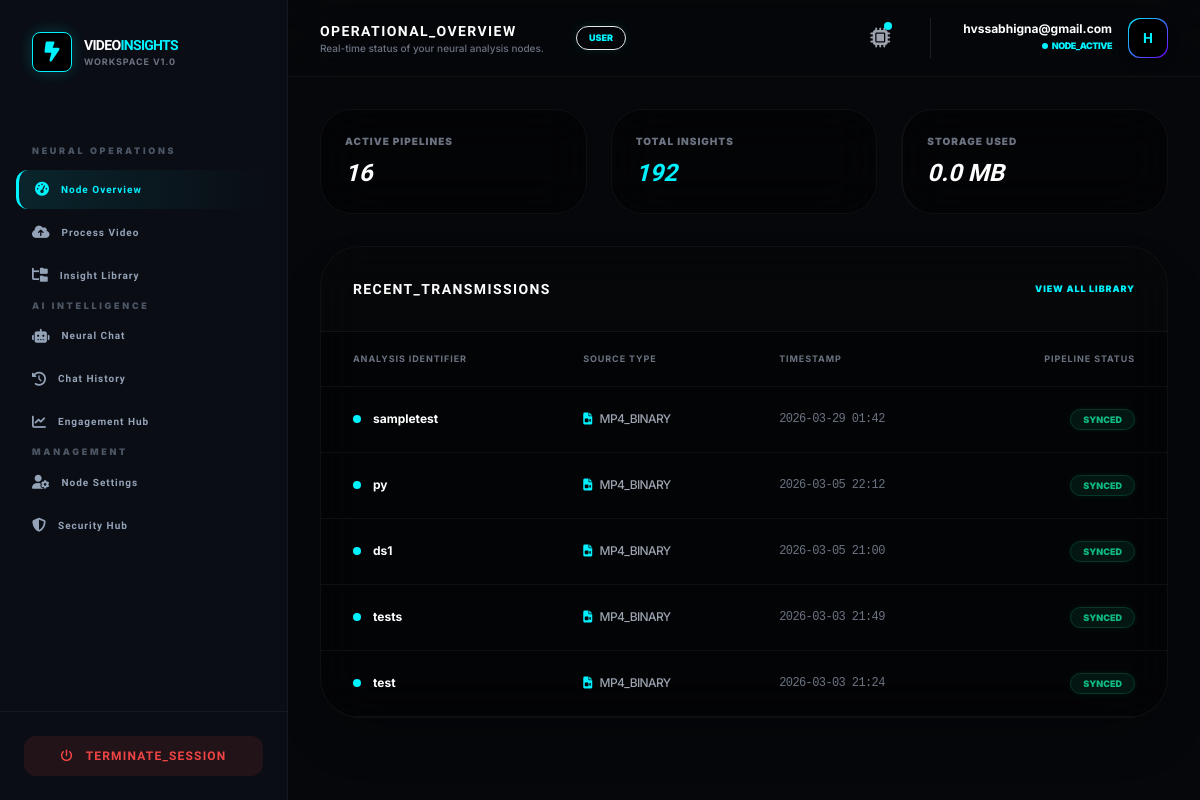
The page /portal/dashboard/ (signed in) on the database its author committed.
### accounts/models.py (models this page shows, shortened)
class User(AbstractUser):
    username = None
    email = models.EmailField(unique=True)
    ROLE_CHOICES = (
        ('admin', 'Admin'),
        ('user', 'User'),
    )
    role = models.CharField(max_length=10, choices=ROLE_CHOICES, default='user')
    is_verified = models.BooleanField(default=False)
    login_count = models.PositiveIntegerField(default=0)
    USERNAME_FIELD = 'email'
    REQUIRED_FIELDS = []
    objects = CustomUserManager()

### videos/models.py (models this page shows)
class VideoAnalysis(models.Model):
    user = models.ForeignKey(settings.AUTH_USER_MODEL, on_delete=models.CASCADE)
    title = models.CharField(max_length=255)
    video_file = models.FileField(upload_to='videos/', null=True, blank=True)
    youtube_url = models.URLField(null=True, blank=True)
    transcript = models.TextField(null=True, blank=True)
    summary = models.TextField(null=True, blank=True)
    keywords = models.JSONField(default=list)
    engagement_data = models.JSONField(default=list, null=True, blank=True)
    objects_detected = models.JSONField(default=list)
    key_moments = models.JSONField(default=list, blank=True)
    activity_type = models.CharField(max_length=100, default="General Analysis")
    human_presence_data = models.JSONField(default=dict, null=True, blank=True)
    face_detection_data = models.JSONField(default=dict, null=True, blank=True)
    activity_ml_data = models.JSONField(default=dict, null=True, blank=True)
    ml_processed = models.BooleanField(default=False)
    created_at = models.DateTimeField(auto_now_add=True)
    ai_processed = models.BooleanField(default=False)
    ai_failed = models.BooleanField(default=False)

### videos/views.py (the view)
# urls.py: path('dashboard/', views.user_dashboard, name='dashboard'),
@login_required
def user_dashboard(request):
    user_videos  = VideoAnalysis.objects.filter(user=request.user)
    recent_videos = user_videos.order_by('-created_at')[:5]
    total_bytes = 0
    for video in user_videos:
        if video.video_file:
            try:
                total_bytes += video.video_file.size
            except (ValueError, FileNotFoundError):
                continue
    storage_mb = round(total_bytes / (1024 * 1024), 2)
    stats = {
        'active_pipelines': user_videos.count(),
        'total_insights':   user_videos.count() * 12,
        'storage_used':     f"{storage_mb} MB"
    }
    return render(request, 'videos/dashboard.html', {
        'recent_videos': recent_videos,
        'stats': stats
    })

### templates/videos/dashboard.html (shortened to what this page needs)
{% extends "base2.html" %}
{% load i18n %}
{% block page_title %}OPERATIONAL_OVERVIEW{% endblock %}
{% block page_subtitle %}Real-time status of your neural analysis nodes.{% endblock %}
{% block content %}
<div class="space-y-8 animate-fade-in">
    <div class="grid grid-cols-1 md:grid-cols-3 gap-6">
        <div class="bg-black/40 border border-white/5 p-6 rounded-[2rem] backdrop-blur-xl group hover:border-[var(--accent-cyan)]/30 transition-all">
            <p class="text-[10px] font-black text-gray-500 uppercase tracking-widest mb-2">Active Pipelines</p>
            <h3 class="orbitron text-2xl font-black text-white italic">
                {{ stats.active_pipelines|stringformat:"02d" }}
            </h3>
        </div>
        <div class="bg-black/40 border border-white/5 p-6 rounded-[2rem] backdrop-blur-xl group hover:border-[var(--accent-cyan)]/30 transition-all">
            <p class="text-[10px] font-black text-gray-500 uppercase tracking-widest mb-2">Total Insights</p>
            <h3 class="orbitron text-2xl font-black text-[var(--accent-cyan)] italic">
                {{ stats.total_insights }}
            </h3>
        </div>
        <div class="bg-black/40 border border-white/5 p-6 rounded-[2rem] backdrop-blur-xl border-l-2 border-[var(--accent-purple)] group hover:border-[var(--accent-purple)]/50 transition-all">
            <p class="text-[10px] font-black text-gray-500 uppercase tracking-widest mb-2">Storage Used</p>
            <h3 class="orbitron text-2xl font-black text-white italic">
                {{ stats.storage_used }}
            </h3>
        </div>
    </div>
    <div class="bg-black/40 border border-white/5 rounded-[2.5rem] backdrop-blur-xl overflow-hidden shadow-2xl">
        <div class="p-8 border-b border-white/5 flex justify-between items-center bg-white/[0.01]">
            <h4 class="orbitron text-sm font-black text-white tracking-widest uppercase">Recent_Transmissions</h4>
            <a href="{% url 'video_list' %}" class="text-[9px] font-black text-[var(--accent-cyan)] uppercase tracking-widest hover:underline hover:shadow-[0_0_10px_var(--accent-cyan)] transition-all">View All Library</a>
        </div>
        <div class="overflow-x-auto">
            <table class="w-full text-left">
                <thead>
                    <tr class="text-[9px] font-black text-gray-500 uppercase tracking-widest border-b border-white/5">
                        <th class="px-8 py-5">Analysis Identifier</th>
                        <th class="px-8 py-5">Source Type</th>
                        <th class="px-8 py-5">Timestamp</th>
                        <th class="px-8 py-5 text-right">Pipeline Status</th>
                    </tr>
                </thead>
                <tbody class="text-xs">
                    {% for video in recent_videos %}
                    <tr class="border-b border-white/5 hover:bg-white/[0.03] transition-colors group">
                        <td class="px-8 py-6">
                            <div class="flex items-center gap-3">
                                <div class="w-2 h-2 rounded-full bg-[var(--accent-cyan)] animate-pulse"></div>
                                <a href="{% url 'video_insight_detail' video.pk %}" class="text-white font-bold group-hover:text-[var(--accent-cyan)] transition-colors">
                                    {{ video.title }}
                                </a>
                            </div>
                        </td>
                        <td class="px-8 py-6">
                            {% if video.video_file %}
                                <span class="text-gray-400 font-medium tracking-tighter"><i class="fa fa-file-video mr-2 text-[var(--accent-cyan)]"></i>MP4_BINARY</span>
                            {% else %}
                                <span class="text-gray-400 font-medium tracking-tighter"><i class="fa fa-youtube mr-2 text-red-500"></i>YT_STREAM</span>
                            {% endif %}
                        </td>
                        <td class="px-8 py-6 text-gray-500 font-mono tracking-tighter">{{ video.created_at|date:"Y-m-d H:i" }}</td>
                        <td class="px-8 py-6 text-right">
                            <span class="px-3 py-1 bg-emerald-500/10 text-emerald-500 rounded-full text-[9px] font-black uppercase border border-emerald-500/20 shadow-[0_0_5px_rgba(16,185,129,0.1)]">Synced</span>
                        </td>
                    </tr>
                    {% endfor %}
                </tbody>
            </table>
        </div>
    </div>
</div>
{% endblock %}

### templates/base2.html (shortened to what this page needs)
<!DOCTYPE html>
<html lang="en">
<head>
    <script src="https://cdn.tailwindcss.com"></script>
    <link rel="stylesheet" href="https://cdnjs.cloudflare.com/ajax/libs/font-awesome/6.4.2/css/all.min.css">
</head>
<body class="min-h-screen flex">
<aside class="w-72 bg-[var(--sidebar-bg)] border-r border-white/5 hidden lg:flex flex-col sticky top-0 h-screen z-50">
    <div class="p-8">
        <a href="/" class="flex items-center gap-3">
            <div class="w-10 h-10 rounded-lg flex items-center justify-center bg-black border border-[var(--accent-cyan)] shadow-[0_0_15px_rgba(0,242,255,0.2)]">
                <i class="fa-solid fa-bolt-lightning text-xl text-[var(--accent-cyan)]"></i>
            </div>
            <div>
                <h2 class="orbitron text-sm font-black text-white tracking-tighter">VIDEO<span class="text-[var(--accent-cyan)]">INSIGHTS</span></h2>
                <p class="text-[9px] text-gray-500 uppercase tracking-widest font-bold">Workspace v1.0</p>
            </div>
        </a>
    </div>
    <nav class="flex-1 px-4 py-4 space-y-1 overflow-y-auto">
        {% if user.role == 'admin' %}
            {% include "partials/sidebar_admin.html" %}
        {% else %}
            {% include "partials/sidebar_user.html" %}
        {% endif %}
    </nav>
    <div class="p-6 border-t border-white/5">
        <a href="{% url 'logout' %}"
           class="flex items-center justify-center gap-3 px-4 py-3 rounded-xl bg-red-500/10 text-red-500 font-bold hover:bg-red-500 hover:text-white transition duration-300 orbitron text-xs tracking-widest">
            <i class="fa-solid fa-power-off"></i> TERMINATE_SESSION
        </a>
    </div>
</aside>
<div class="flex-1 flex flex-col min-w-0">
    <header class="bg-[var(--sidebar-bg)]/80 backdrop-blur-xl border-b border-white/5 sticky top-0 z-40 px-8 py-4 flex justify-between items-center">
        <div class="flex items-center gap-4">
             <div class="hidden sm:block">
                <h1 class="orbitron text-sm font-bold text-white tracking-widest uppercase">
                    {% block page_title %}Operational_Dashboard{% endblock page_title %}
                </h1>
                <p class="text-[10px] text-gray-500 font-medium">
                    {% block page_subtitle %}Synchronizing with Neural Pipeline...{% endblock page_subtitle %}
                </p>
             </div>
             <span class="bg-[var(--accent-cyan)]/10 text-[var(--accent-cyan)] text-[9px] uppercase font-black px-3 py-1 rounded-full ml-4 border border-[var(--accent-cyan)]/20 shadow-[0_0_10px_rgba(0,242,255,0.1)]">
                {{ user.role|default:"User" }}
             </span>
        </div>
        <div class="flex items-center gap-8">
            <div class="relative group">
                <button class="relative p-2 text-gray-400 hover:text-[var(--accent-cyan)] transition-colors">
                    <i class="fa-solid fa-microchip text-xl"></i>
                    <span class="absolute top-1.5 right-1.5 w-2 h-2 bg-[var(--accent-cyan)] rounded-full animate-pulse"></span>
                </button>
            </div>
            <div class="flex items-center gap-4 border-l border-white/10 pl-8">
                <div class="text-right hidden sm:block">
                    <p class="text-xs font-bold text-white leading-none mb-1">{{ user.email }}</p>
                    <p class="text-[9px] text-[var(--accent-cyan)] font-black uppercase flex items-center justify-end gap-1 tracking-tighter">
                        <span class="w-1.5 h-1.5 bg-[var(--accent-cyan)] rounded-full animate-ping"></span> NODE_ACTIVE
                    </p>
                </div>
                <div class="w-10 h-10 rounded-xl bg-gradient-to-br from-[var(--accent-cyan)] to-[var(--accent-purple)] p-[1px] shadow-lg">
                    <div class="w-full h-full bg-black rounded-xl flex items-center justify-center text-[var(--accent-cyan)] font-black orbitron text-sm">
                        {{ user.email|first|upper }}
                    </div>
                </div>
            </div>
        </div>
    </header>
    <main class="flex-1 p-8 overflow-y-auto">
        <div class="max-w-7xl mx-auto animate-fade-in">
            {% block content %}{% endblock content %}
        </div>
    </main>
</div>
</body>
</html>

### templates/base2.html (style rules this page uses)
:root { --bg-workspace: #05070a; --sidebar-bg: #0a0d14; --accent-cyan: #00f2ff; --accent-purple: #7000ff; --card-dark: #10141d; }
body { font-family: 'Inter', sans-serif; background-color: var(--bg-workspace); color: #e2e8f0; }
.orbitron { font-family: 'Orbitron', sans-serif; }
.animate-fade-in { animation: fadeIn 0.3s ease-out; }

### rows shown on the page
User: role "USER", email "hvssabhigna@gmail.com", email|first "H"
VideoAnalysis: title "sampletest", shows "MP4_BINARY", created_at "2026-03-29 01:42"
VideoAnalysis: title "py", shows "MP4_BINARY", created_at "2026-03-05 22:12"
VideoAnalysis: title "ds1", shows "MP4_BINARY", created_at "2026-03-05 21:00"
VideoAnalysis: title "tests", shows "MP4_BINARY", created_at "2026-03-03 21:49"
VideoAnalysis: title "test", shows "MP4_BINARY", created_at "2026-03-03 21:24"

### other values the page prints
{{ stats.active_pipelines|stringformat:"02d" }} "16"
{{ stats.total_insights }} "192"
{{ stats.storage_used }} "0.0 MB"
